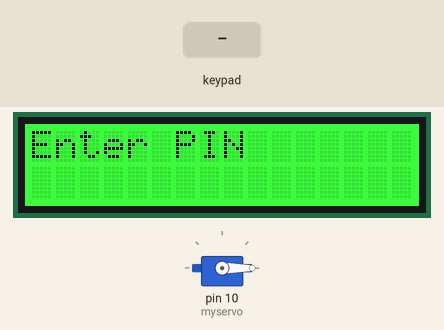
Bench run of a sketch on a simulated Arduino Uno, built with avr-gcc and run on an emulated ATmega328P. On the bench: 16×2 character LCD, servo. The test bench sets the inputs (shaded band). What the sketch prints to the serial monitor is not drawn. At 1.4 s the program stops and its outputs stay as they are.

Above: at 1.2 s.
1.3 s: key '1' pressed
At 2.5 s:
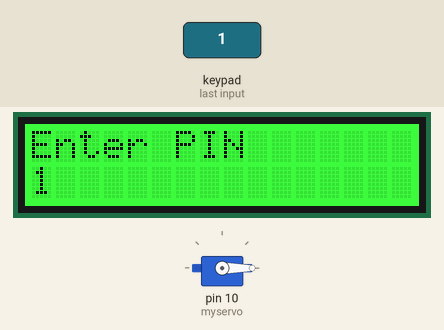
Timing chart, 0 to 2.9 s (numbered marks = the images above; inputs shaded):
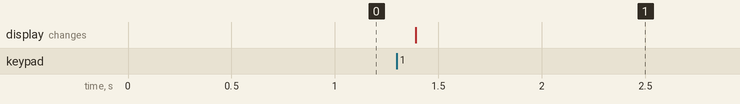

The sketch:

Home_Safe_Home.ino
```cpp
#include <Servo.h>
#include <Keypad.h>
#include <Wire.h>
#include "rgb_lcd.h"

rgb_lcd lcd;

const int colorR = 0;
const int colorG = 255;
const int colorB = 0;
const byte ROWS = 4;                /*Define the number of rows*/
const byte COLS = 4;                /*Define the number of columns*/
const char PASSWORD[4] = "2085";    /*Define the password*/
double cashMoney = 0;                     /*Define Balance*/
char userInput = 0;

char keys[ROWS][COLS] = {
  {'1','2','3', 'A'},
  {'4','5','6', 'B'},
  {'7','8','9', 'C'},
  {'*','0','#', 'D'}
};
byte colPins[COLS] = {5, 4, 3, 2}; //connect to the row pinouts of the keypad
byte rowPins[ROWS] = {9, 8, 7, 6}; //connect to the column pinouts of the keypad

Keypad keypad = Keypad( makeKeymap(keys), rowPins, colPins, ROWS, COLS );
Servo myservo;

char currentPassword[4];            /*Character Array for storing received password*/
char index = 0;                     /*Index for storing received character*/


void setup() {
    Serial.begin(9600);
    // set up the LCD's number of columns and rows:
    lcd.begin(16, 2);
    lcd.setCursor(0,0);            /*Set the cursor to column 0*/
    lcd.setRGB(colorR, colorG, colorB);

    // Print a message to the LCD.
    lcd.print("Enter PIN");

    myservo.attach(10);   //attaches the servo on pin 10 to the servo object
    myservo.write(0);
}

void loop() {
    char key = keypad.getKey();     /*Get received character from keypad*/


          Serial.println(key);

          if(key){
          Serial.begin(9600);
    // set up the LCD's number of columns and rows:
    lcd.begin(16, 2);
    lcd.setCursor(0,0);            /*Set the cursor to column 0*/
    lcd.setRGB(colorR, colorG, colorB);

    // Print a message to the LCD.
    lcd.print("Enter PIN");


         if ((key >= '0') && (key <= '9'))
         {
                       /*Print received character to LCD*/
          currentPassword[index] = key;
          for(int x=0; x<4; x++)
          {
            lcd.setCursor(x,1);
      lcd.print( currentPassword[x]);
          }


          /*Move received character in character array*/
          index++;

          /*Increase index by 1*/

          if (index >= 4)
          /*We have 4 characters*/
          {
            index = 0;

            if((currentPassword[0] == PASSWORD[0]) && (currentPassword[1] == PASSWORD[1]) && (currentPassword[2] == PASSWORD[2]) && (currentPassword[3] == PASSWORD[3]))
            {
                Menu();

          }
          else{
            lcd.setRGB(255, 0, 0);
            lcd.setCursor(0,1);
                lcd.print("Invalid PIN");

                for(int i=0; i<4; i++)
                {
                  currentPassword[i] = 0;
                }
}
         }
          }
          }
          }

void Menu()
{

              myservo.write(90);
              lcd.setCursor(0,0);
              lcd.clear();
                lcd.print("1.$5 2.$10 4.$20");
                lcd.setCursor(0,1);
                lcd.print("5.$50 7.$100");
                /*char devid[] = "v963896FDE673C9F";
                char serverName[] = "api.pushingbox.com";
                boolean DEBUG = true;
                #include <Bridge.h>
                #include <HttpClient.h>
                Serial.begin(9600);
  while (!Serial); // wait for a serial connection

  // Initialize the client library
  HttpClient client;

  //Setup sensorValue to read a value from Analog Port A0
  char depositValueChoice = keypad.getKey();
  int depositValue;

  switch(depositValueChoice)
  {
    case '1': depositValue = 5; break;
    case '2': depositValue = 10;break;
    case '4': depositValue = 20;break;
    case '5': depositValue = 50;break;
    case '6': depositValue = 100;break;
    default: break;
  }
  //Testing value - when sensor is not connected - comment out when sketch is shown to be working - and take value from A0 instead
  //sensorValue=1500;

  // Make a HTTP request:
  String APIRequest;
  APIRequest = String(serverName) + "/pushingbox?devid=" + String(devid)+ "&IDtag=100&TimeStamp=50&TempC="+depositValue;
  client.get (APIRequest);

  // if there are incoming bytes available
  // from the server, read them and print them:
  while (client.available()) {
    char c = client.read();

  }
  Serial.flush();
  String UploadMessage;
  Serial.print("\n Uploaded temp value: ");
  Serial.print(depositValue);
  delay(5000);*/
}


/*********************************************************************************************************
    END FILE
*********************************************************************************************************/
```

Measured:
- after the input at 1.3 s, the display: changes after 0.09 s (image 1)
